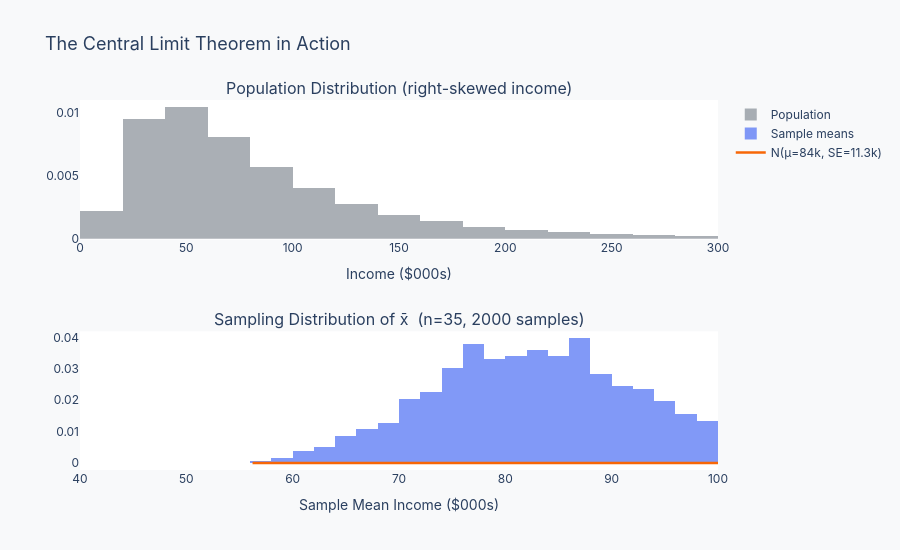

Notebook code cell kept with this figure:
### Markdown cell above
---
## Real-world example: Income data becoming normal through averaging

Individual incomes are wildly right-skewed, a small number of very high earners pull the mean far above the median. But if we repeatedly draw samples of n households and compute each sample's mean income, those sample means form a nearly normal distribution.

The chart below draws 2,000 samples of size n = 35 from a right-skewed income distribution and plots the distribution of sample means alongside the original population. Notice:

- **Notice:** The population (top) is strongly right-skewed, with a long tail toward high incomes
- **Notice:** The sampling distribution of means (bottom) is approximately bell-shaped and symmetric, centered at the population mean
- **Notice:** The spread of the sampling distribution is much narrower than the population, SE = σ/√n shrinks it

> **Discussion question:** A pollster surveys 35 households to estimate average income in a city. If the true population mean is $68,000 and σ is $40,000, what is the standard error of the pollster's estimate? Within what range would 95% of such surveys land?

### Code cell
np.random.seed(99)

# ── Skewed income population and CLT demonstration ────────────────────────────
# Lognormal income population (strongly right-skewed)
pop_size = 100_000
incomes  = np.random.lognormal(mean=11.1, sigma=0.7, size=pop_size)  # ~$66k median

n_samples = 2000
n_per     = 35
sample_means = [np.mean(np.random.choice(incomes, n_per, replace=True))
                for _ in range(n_samples)]
sample_means = np.array(sample_means)

pop_mu = np.mean(incomes)
pop_se = np.std(incomes) / np.sqrt(n_per)

from plotly.subplots import make_subplots
fig = make_subplots(rows=2, cols=1,
                    subplot_titles=["Population Distribution (right-skewed income)",
                                    f"Sampling Distribution of x̄  (n={n_per}, {n_samples} samples)"])

# Population histogram (clipped for readability)
fig.add_trace(go.Histogram(
    x=incomes / 1000, nbinsx=80, histnorm="probability density",
    marker_color=PALETTE["muted"], opacity=0.7, name="Population",
), row=1, col=1)

# Sampling distribution
x_norm = np.linspace(sample_means.min(), sample_means.max(), 300)
y_norm = stats.norm.pdf(x_norm, pop_mu, pop_se)
fig.add_trace(go.Histogram(
    x=sample_means / 1000, nbinsx=50, histnorm="probability density",
    marker_color=PALETTE["primary"], opacity=0.7, name="Sample means",
), row=2, col=1)
fig.add_trace(go.Scatter(
    x=x_norm / 1000, y=y_norm,
    mode="lines", line=dict(color=PALETTE["secondary"], width=2.5),
    name=f"N(μ={pop_mu/1000:.0f}k, SE={pop_se/1000:.1f}k)",
), row=2, col=1)

fig.update_xaxes(range=[0, 300], row=1, col=1, title_text="Income ($000s)")
fig.update_xaxes(range=[40, 100], row=2, col=1, title_text="Sample Mean Income ($000s)")
fig.update_layout(
    paper_bgcolor=PALETTE["background"],
    plot_bgcolor=PALETTE["surface"],
    font=dict(family=PALETTE.get("family", "Inter, Arial, sans-serif")),
    title=dict(text="The Central Limit Theorem in Action",
               font=dict(size=FONT["size_title"])),
    height=550,
)
fig.show()

### Figure 1 — Plotly figure (JSON) as saved in the notebook; plotly's stock layout.template omitted (floating-point values rounded to 4 significant figures; data arrays with more than 128 entries replaced by an {"elided": "..."} marker saying what was removed)
{"data": [{"histnorm": "probability density", "marker": {"color": "#868E96"}, "name": "Population", "nbinsx": 80, "opacity": 0.7, "type": "histogram", "x": {"elided": "100000 float values"}, "xaxis": "x", "yaxis": "y"}, {"histnorm": "probability density", "marker": {"color": "#4C6EF5"}, "name": "Sample means", "nbinsx": 50, "opacity": 0.7, "type": "histogram", "x": {"elided": "2000 float values"}, "xaxis": "x2", "yaxis": "y2"}, {"line": {"color": "#F76707", "width": 2.5}, "mode": "lines", "name": "N(μ=84k, SE=11.3k)", "type": "scatter", "x": {"elided": "300 float values"}, "xaxis": "x2", "y": {"elided": "300 float values"}, "yaxis": "y2"}], "layout": {"annotations": [{"font": {"size": 16}, "showarrow": false, "text": "Population Distribution (right-skewed income)", "x": 0.5, "xanchor": "center", "xref": "paper", "y": 1, "yanchor": "bottom", "yref": "paper"}, {"font": {"size": 16}, "showarrow": false, "text": "Sampling Distribution of x̄  (n=35, 2000 samples)", "x": 0.5, "xanchor": "center", "xref": "paper", "y": 0.375, "yanchor": "bottom", "yref": "paper"}], "font": {"family": "Inter, Arial, sans-serif"}, "height": 550, "paper_bgcolor": "#F8F9FA", "plot_bgcolor": "#FFFFFF", "title": {"font": {"size": 18}, "text": "The Central Limit Theorem in Action"}, "xaxis": {"anchor": "y", "domain": [0, 1], "range": [0, 300], "title": {"text": "Income ($000s)"}}, "xaxis2": {"anchor": "y2", "domain": [0, 1], "range": [40, 100], "title": {"text": "Sample Mean Income ($000s)"}}, "yaxis": {"anchor": "x", "domain": [0.625, 1]}, "yaxis2": {"anchor": "x2", "domain": [0, 0.375]}}}
